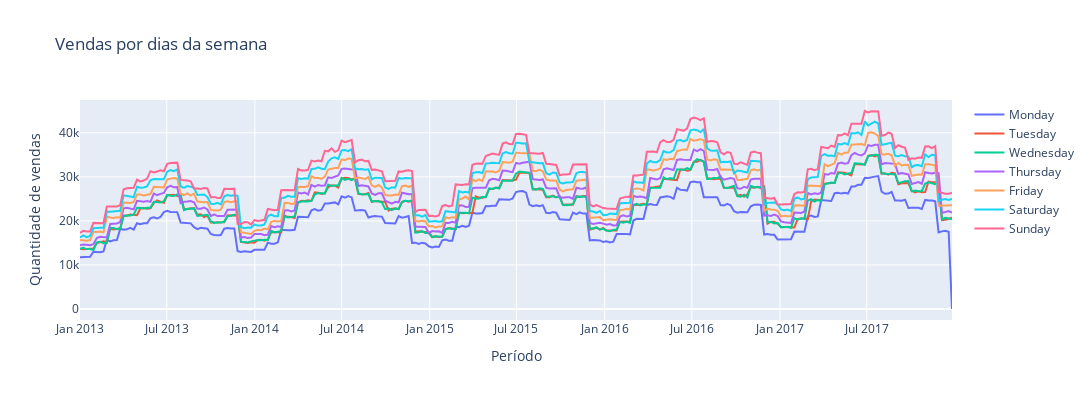

Here is the notebook cell this chart was saved with:
### Code cell
fig = go.Figure()

for column in df_dow:
    fig.add_trace(go.Scatter(
        x=df_dow.index,
        y=df_dow[column],
        name=column
    ))

fig.update_layout(
    title='<span>Vendas por dias da semana</span>', 
    autosize=False,
    width=1250,
    height=400,
    xaxis=dict(title='<span>Período</span>'),
    yaxis=dict(title='<span>Quantidade de vendas</span>')
)
fig.show()

### Figure 1 — Plotly figure (JSON) as saved in the notebook; plotly's stock layout.template omitted (floating-point values rounded to 4 significant figures; data arrays with more than 128 entries replaced by an {"elided": "..."} marker saying what was removed)
{"data": [{"name": "Monday", "type": "scatter", "x": {"elided": "261 str values"}, "y": {"elided": "261 int values"}}, {"name": "Tuesday", "type": "scatter", "x": {"elided": "261 str values"}, "y": {"elided": "261 int values"}}, {"name": "Wednesday", "type": "scatter", "x": {"elided": "261 str values"}, "y": {"elided": "261 int values"}}, {"name": "Thursday", "type": "scatter", "x": {"elided": "261 str values"}, "y": {"elided": "261 int values"}}, {"name": "Friday", "type": "scatter", "x": {"elided": "261 str values"}, "y": {"elided": "261 int values"}}, {"name": "Saturday", "type": "scatter", "x": {"elided": "261 str values"}, "y": {"elided": "261 int values"}}, {"name": "Sunday", "type": "scatter", "x": {"elided": "261 str values"}, "y": {"elided": "261 int values"}}], "layout": {"autosize": false, "height": 400, "title": {"text": "<span>Vendas por dias da semana</span>"}, "width": 1250, "xaxis": {"autorange": true, "range": ["2013-01-01", "2017-12-26"], "title": {"text": "<span>Período</span>"}, "type": "date"}, "yaxis": {"autorange": true, "range": [-2496.0, 47430.0], "title": {"text": "<span>Quantidade de vendas</span>"}, "type": "linear"}}}
